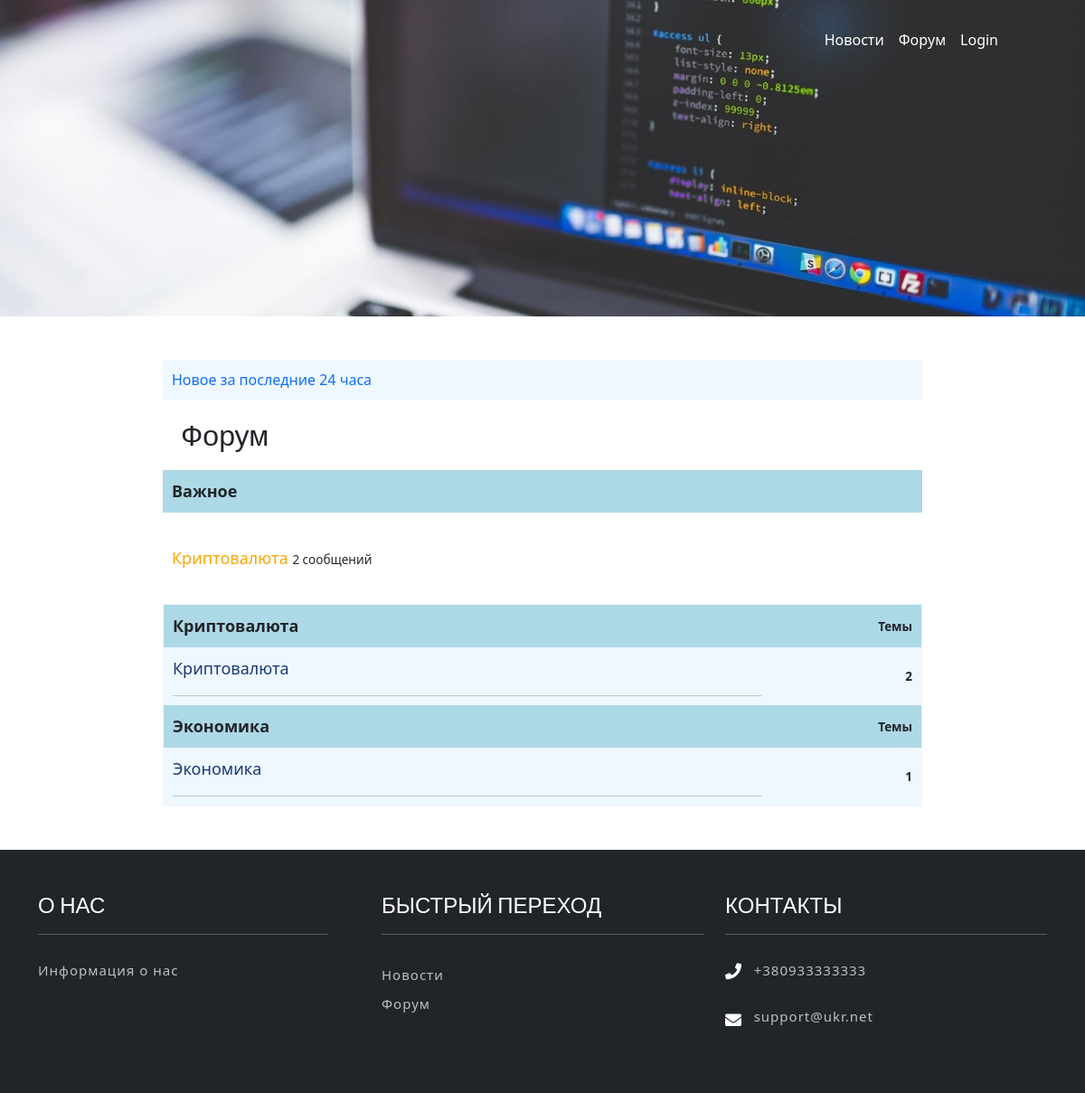
The app's page /forum/ with its own data.
### forum/models.py (models this page shows, shortened)
class Topic(models.Model):
    category_detail = models.ForeignKey(
        CategoryDetail, on_delete=models.CASCADE, blank=True, null=True, related_name='topics'
    )
    title = models.CharField(
        max_length=100, verbose_name='Заголовок', blank=True, null=True
    )
    additional_info = models.TextField(blank=True, null=True
                                       )
    def __str__(self):
        return f'{self.title}'

class Category(models.Model):
    title = models.CharField(
        max_length=48, blank=True, null=True
    )

class CategoryDetail(models.Model):
    category = models.ForeignKey(Category, on_delete=models.CASCADE, blank=True
                                 , related_name='children'
                                 )
    detail_title = models.CharField(max_length=100, blank=True)
    description = models.CharField(max_length=100, blank=True)
    def __str__(self):
        return f'{self.detail_title}'

### forum/views.py (the view)
# urls.py: path('', category_list, name='category_list'),
def category_list(request):
    categories = Category.objects.all()
    main_topics = Topic.objects.annotate(num_posts=Count('posts')).filter(num_posts__gte=1).order_by('-num_posts')[:6]
    return render(request, 'forum/category_list.html',
                  {
                      'categories': categories,
                      'main_topics': main_topics
                  })

### forum/templates/forum/category_list.html (shortened to what this page needs)
{% extends 'core/base.html' %}
{% load static %}
{% block content %}
<div style="margin-left: 15%; margin-right: 15%">
        <table width="100%"; cellpadding="10"; cellspacing="0" >
        <tr>
            <td width="100%" height="40" bgcolor="#f0f8ff" >
                <a href="{% url 'forum:topic_filter_new' %}">
                    Новое за последние 24 часа
                </a>
            </td>
        </table>
</div>
<div
        style="font-size: 18px; margin-left: 15%; margin-right: 15%" xmlns:>
    <h2 style="
    margin: 20px">Форум</h2>
    <div>
        <table width="100%"; cellpadding="10"; cellspacing="0">
        <tr>
            <td width="80%" height="40" bgcolor="#add8e6"><b> Важное </b></td>
        </tr>
            <tr>
                <td width="100%">
                    <br>
                    {% for main_topic in main_topics %}
                    <a href="{% url 'forum:topic_detail' main_topic.pk %}" style="color: orange"> {{main_topic}} </a>
                    <h8 style="font-size: 0.75em"> {{main_topic.posts.count}} сообщений </h8></br><br>
                    {% endfor %}
                </td>
            </tr>
        </table>
    </div>
    <div>
        <table width="100%" bgcolor="#f0f8ff" ; border="1"; bordercolor="#f0f8ff"; cellpadding="10"; cellspacing="2">
        {% for category in categories %}
            <tr>
                <td width="80%" bgcolor="#add8e6"> <b>{{category.title}}</b></td>
                <td width="20%" bgcolor="#add8e6" style="font-size: 0.75em; text-align: right"> <b>Темы</b>
                </td>
            </tr>
            {% for category_detail in category.children.all %}
                <tr>
                    <td width="80%">
                        <a href="{% url 'forum:topic_list' category_detail.pk %}" style="color: #18397c">
                            {{category_detail}}
                        </a></br>
                         <hr style="margin: 0">
                    </td>
                    <td width="20%" style="font-size: 0.75em; text-align: right"> <b>{{category_detail.topics.count}}</b>
                    </td>
                </tr>
            {% endfor %}
        {% endfor %}
        </table>
    </div>
</div>
{% endblock content %}

### static/core/css/style.css (style rules this page uses)
body { margin: 0; font-family: 'Ubuntu', sans-serif; background: #fff; }
body a, .slider-info a { transition: 0.5s all; -webkit-transition: 0.5s all; -moz-transition: 0.5s all; -o-transition: 0.5s all; -ms-transition: 0.5s all; text-decoration: none; outline: none; }
h1, h2, h3, h4, h5, h6 { margin: 0; font-family: 'Ubuntu', sans-serif; }
header h1, { line-height: 0; }

### records on screen
Topic: title "Криптовалюта", posts.count "2"
Category: title "Криптовалюта"
CategoryDetail: detail_title "Криптовалюта", topics.count "2"
Category: title "Экономика"
CategoryDetail: detail_title "Экономика", topics.count "1"
